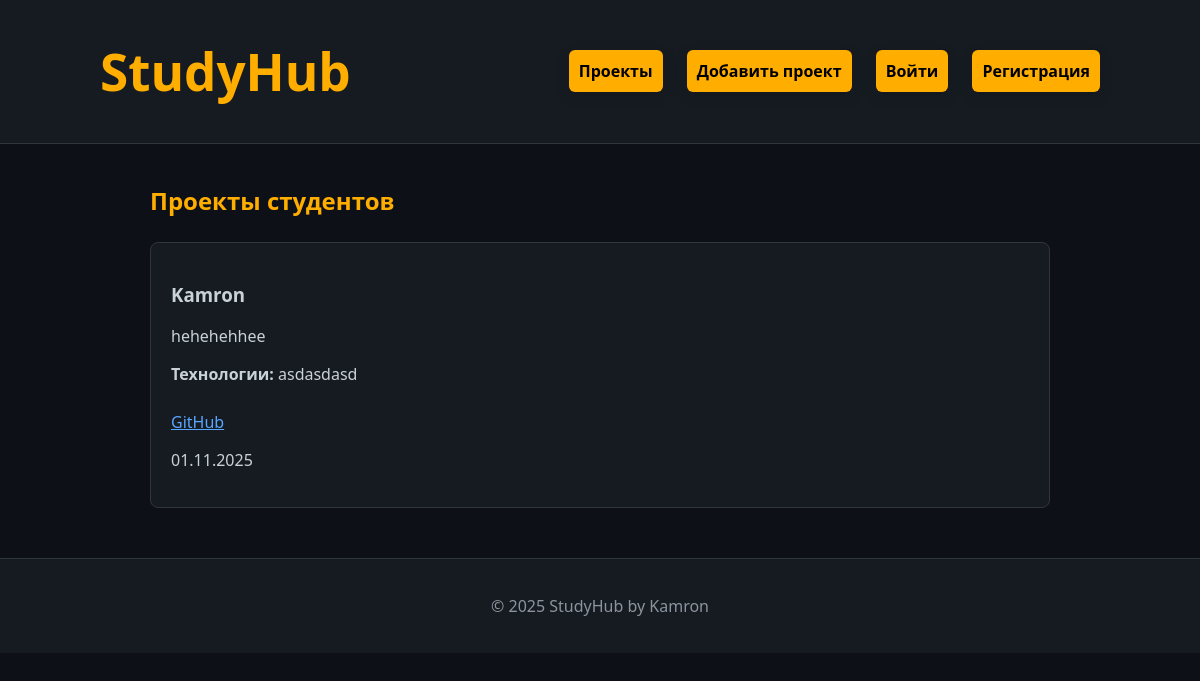
The app's page /, older data.
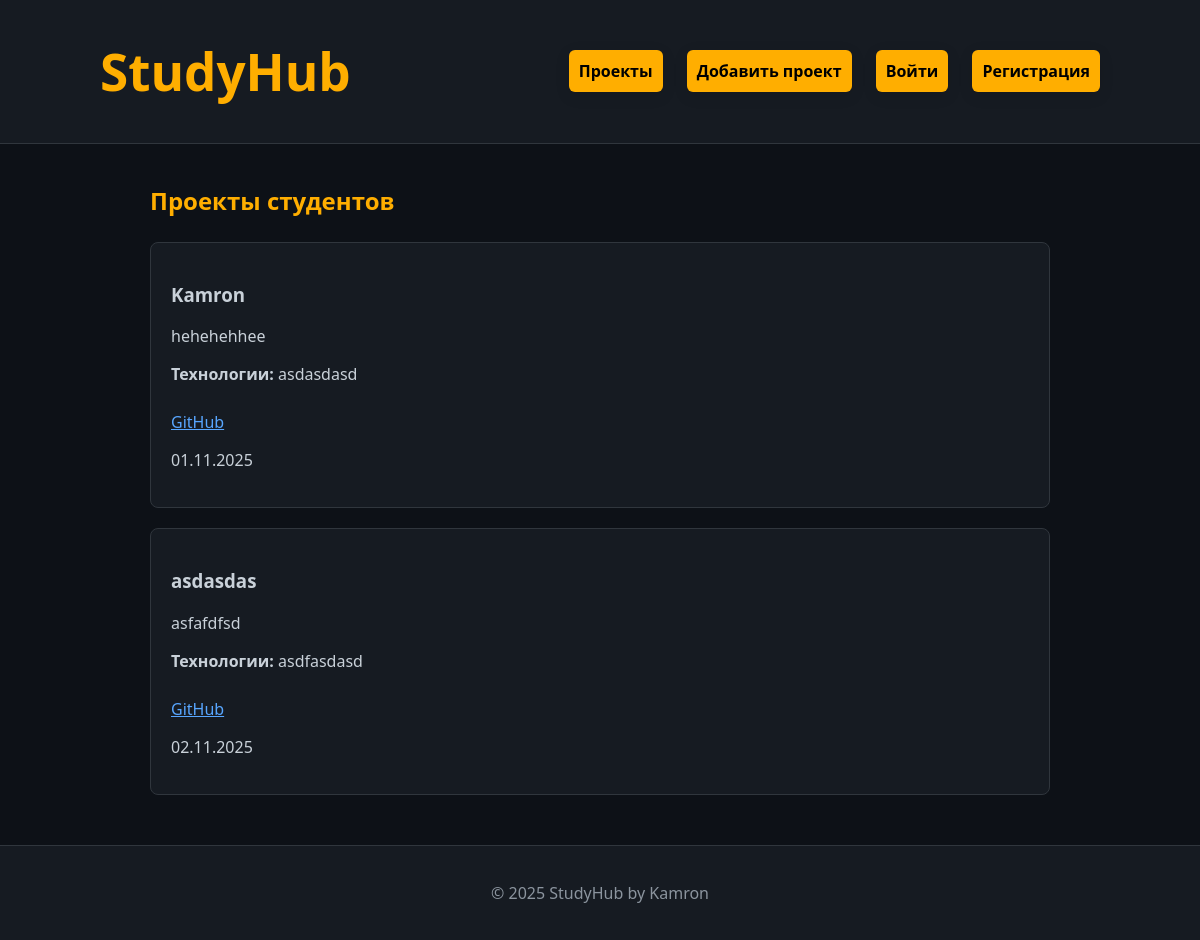
The same page, newer data.
### projects/models.py (models this page shows, shortened)
class Project(models.Model):
    title = models.CharField(max_length=200)
    description = models.TextField()
    github_link = models.URLField(blank=True, null=True)
    technologies = models.CharField(max_length=200)
    created_at = models.DateTimeField(auto_now_add=True)

### projects/views.py (the view)
# urls.py: path('', views.project_list, name='project_list'),
def project_list(request):
    projects = Project.objects.all()
    return render(request, 'projects/project_list.html', {'projects': projects})

### projects/templates/projects/project_list.html (shortened to what this page needs)
{% extends 'base.html' %}
{% block content %}
<h2 class="page-title">Проекты студентов</h2>
{% for project in projects %}
    <div class="card">
        <h3>{{ project.title }}</h3>
        <p>{{ project.description }}</p>
        <p><b>Технологии:</b> {{ project.technologies }}</p>
        {% if project.github_link %}
            <a class="github-link" href="{{ project.github_link }}" target="_blank">GitHub</a>
        {% endif %}
        <p class="date">{{ project.created_at|date:"d.m.Y" }}</p>
    </div>
{% empty %}
    <p>Пока нет проектов 😔</p>
{% endfor %}
{% endblock %}

Row changes from the older to the newer data that the page shows:
added Project: title "asdasdas", description "asfafdfsd", technologies "asdfasdasd", created_at "02.11.2025"
